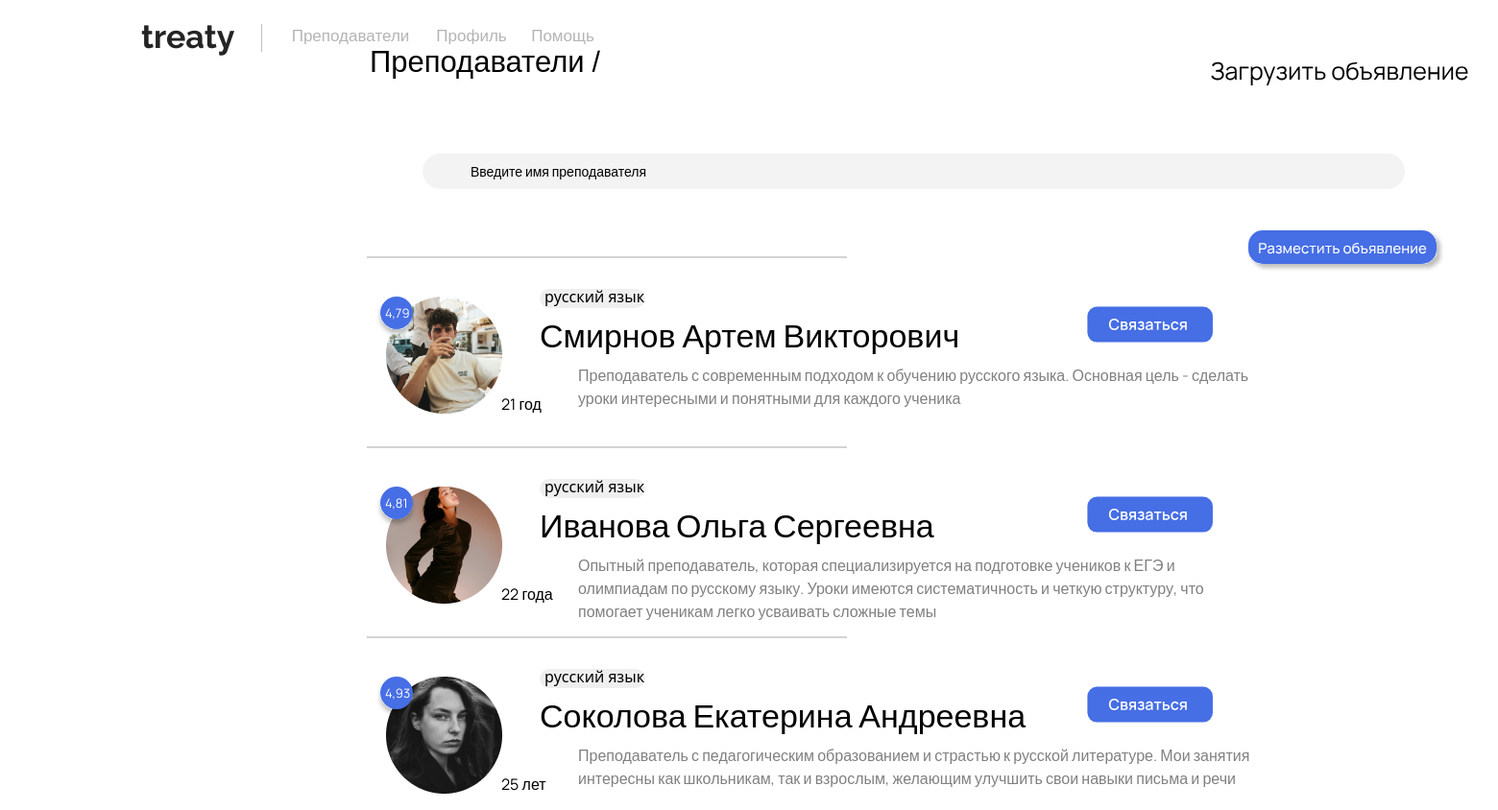
/catalog2/, run on an earlier commit of the app's database.
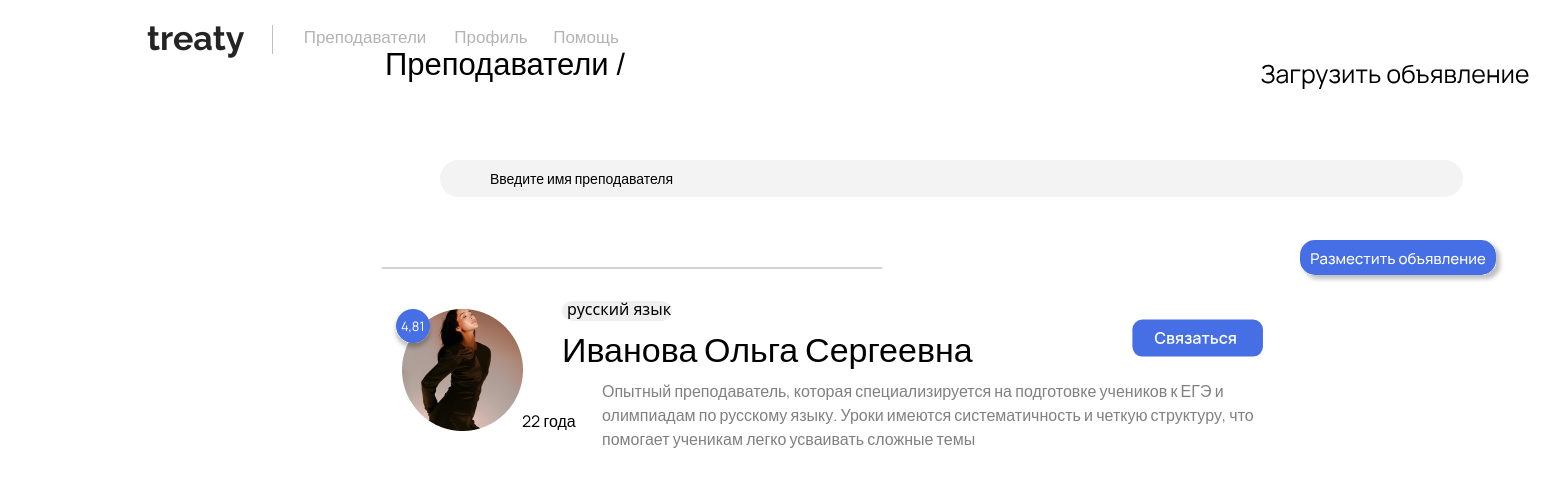
And on a later commit of the database.
### catalog2/models.py (models this page shows, shortened)
class Prepods(models.Model):
    title = models.CharField('ФИО', max_length=50)
    subject = models.CharField('Предмет', max_length=35)
    description = models.CharField('Описание', max_length=250)
    age = models.CharField('Возраст', max_length=8)
    date = models.DateTimeField('Дата публикации')
    rating = models.DecimalField('Рейтинг', max_digits=3, decimal_places=2)
    avatar = models.ImageField(upload_to='img/', verbose_name='Аватар')
    created_at = models.DateTimeField(auto_now=True)
    contact_link = models.URLField('Ссылка для связи', blank=True, null=True)
    is_approved = models.BooleanField('Одобрено', default=False)
    user = models.ForeignKey(get_user_model(), on_delete=models.CASCADE, verbose_name='Пользователь',
                             related_name='prepods')
    user = models.ForeignKey(User, on_delete=models.CASCADE, default=1)
    class Meta:
        verbose_name = 'объявление'
        verbose_name_plural = 'Каталоги'

### catalog2/views.py (the view, shortened to what this page needs)
# urls.py: path('', views.catalog2_home, name='catalog2_home'),
def catalog2_home(request):
    catalog2 = Prepods.objects.filter(is_approved=True)
    return render(request, 'catalog2/catalog2_home.html', {'catalog2': catalog2})

### catalog2/templates/catalog2/catalog2_home.html (shortened to what this page needs)
{% extends 'main/layout.html' %}
{% load static %}
{% block content %}
<img src="{% static 'main/img/upload.svg' %}" id="openModalBtn" class="upload-image-btn" style="cursor: pointer;">
<a href="/posts/"><img src="{% static 'main/img/addpost.svg' %}" class="addpostBtn" alt="post"></a>
<div class="container4">
    <p>Преподаватели /</p>
</div>
<div><input type="text" id="searchInput" placeholder="Введите имя преподавателя" class="searchM"
            onkeyup="filterSearch()"></div>
<div>
    <div id="resultsContainer">
        {% for el in catalog2 %}
        <div class="containerPrepods">
            <div class="alert">
                <div class="divider"></div>
                <h3 class="FIO">{{ el.title }}</h3>
                <p class="subject">{{ el.subject }}</p>
                <p class="desc">{{ el.description }}</p>
                <p class="age">{{ el.age }}</p>
                <p class="rating">{{ el.rating }}</p>
                <img src="{% static 'main/img/ratingEllipse.svg' %}" alt="rating" class="ratingEllipse">
                <img src="{% static 'main/img/subjectRec.svg' %}" alt="subjectRec" class="subjectRec">
                {% if el.contact_link %}
                <a href="{{ el.contact_link }}" target="_blank">
                    <img src="{% static 'main/img/button.svg' %}" alt="button" class="button">
                </a>
                {% else %}
                <p>Ссылка не указана</p>
                {% endif %}
                {% if el.avatar %}
                <img src="{{ el.avatar.url }}" alt="{{ el.title }}" style="max-width: 200px;" class="avatar">
                {% else %}
                <p>Нет изображения</p>
                {% endif %}
            </div>
        </div>
        {% endfor %}
    </div>
</div>
{% endblock %}

### main/templates/main/layout.html (shortened to what this page needs)
{% load static %}
<!doctype html>
<html lang="en">
<head>
    <link rel="stylesheet" href="https://cdn.jsdelivr.net/npm/bootstrap@5.3.3/dist/css/bootstrap.min.css">
    <link rel="stylesheet" href="https://cdnjs.cloudflare.com/ajax/libs/font-awesome/6.6.0/css/all.min.css">
    <link rel="stylesheet" href="https://cdn.jsdelivr.net/npm/@fortawesome/fontawesome-free@6.6.0/css/fontawesome.min.css">
    <link rel="stylesheet" href="{% static 'main/css/nav.css' %}">
    <link rel="stylesheet" href="{% static 'main/css/main.css' %}">
    <link rel="stylesheet" href="{% static 'main/css/reglog.css' %}">
</head>
<body>
<header>
    <div class="container-fluid">
        <div class="row align-items-center">
            <div class="headgroup">
                <div class="col-2">
                    <a href="{% url 'home' %}" style="text-decoration: none; color: inherit;">
                        <div class="headlogo">treaty</div>
                    </a>
                </div>
                <div class="col-6">
                    <a class="textprepod" href="{% url 'catalog2_home' %}" style="text-decoration: none;">Преподаватели</a>
                    <a class="texthelp" href="{% url 'help' %}" style="text-decoration: none; ">Помощь</a>
                    <a class="textfaq" href="{% url 'profile' %}" style="text-decoration: none; ">Профиль</a>
                </div>
            </div>
        </div>
    </div>
</header>
<main>
    {% block content %}
    {% endblock %}
</main>
</body>
</html>

### main/static/main/css/nav.css (style rules this page uses)
.col-2 { position: absolute; width: 96px; height: 31px; top: 8px; left: 1px; color: #242424; text-align: center; font-family: Raleway; font-size: 34px; font-style: normal; font-weight: 700; line-height: normal; transition: color 0.4s ease; }
.headlogo { position: relative; display: inline-block; }
.headlogo::after { content: ""; position: absolute; left: 50%; bottom: -5px; width: 0; height: 2px; background-color: black; transition: width 0.3s ease, left 0.3s ease, background-color 0.3s ease; }
.headgroup { position: absolute; width: 1660px; height: 40px; top: 10px; left: 146px; }
.textprepod, .textfaq, .texthelp { width: 130.0px; height: 23.0px; text-align: center; font-family: 'Manrope', sans-serif; color: #b4b4b4; font-size: 17px; position: absolute; letter-spacing: 0; line-height: normal; transition: color 0.3s ease, font-weight 0.1s ease; font-weight: normal; }
.textprepod { top: 15px; left: 154px; }
.textfaq { top: 15px; left: 280px; }
.texthelp { top: 15px; left: 375px; }
.container-fluid { background-color: #ffffff; display: flex; flex-direction: row; justify-content: center; width: 100%; }

### main/static/main/css/main.css (style rules this page uses)
body { overflow-x: hidden; }
.containerPrepods { display: flex; flex-wrap: wrap; gap: 20px; margin-left: -105px; }
.divider { width: 500px; height: 2px; background-color: #d3d3d3; margin-bottom: 10px; margin-left: 100px; }
.alert { top: 250px; left: 370px; flex: 1 1 300px; margin: 0; }
.avatar { margin-top: 40px; display: block; margin-left: 120px; }
.FIO { position: absolute; margin-top: 50px; margin-left: 280px; color: black; font-size: 34px; font-family: 'Manrope', sans-serif; font-weight: 500; }
.desc { position: absolute; color: grey; font-family: 'Manrope', sans-serif; max-width: 700px; margin-top: 100px; margin-left: 320px; }
.ratingEllipse { position: absolute; margin-left: 110px; margin-top: 30px; }
.rating { position: absolute; color: white; font-family: 'Manrope', sans-serif; font-size: 13px; z-index: 1; margin-left: 119px; margin-top: 38px; }
.age { position: absolute; color: black; font-family: 'Manrope', sans-serif; margin-top: 130px; margin-left: 240px; }
.subject { position: absolute; color: black; margin-left: 285px; margin-top: 18px; z-index: 2; }
.subjectRec { position: absolute; margin-left: 280px; margin-top: 22px; z-index: 1; }
.button { position: absolute; margin-left: 850px; margin-top: 40px; }
.container4 { position: absolute; color: black; font-family: 'Manrope', sans-serif; font-weight: 400; margin-left: 385px; margin-top: 40px; font-size: 31px; }
.searchM { position: absolute; width: 1023px; height: 37px; border: none; background-color: #f3f3f3; margin-left: 440px; border-radius: 20px; margin-top: 160px; font-size: 14px; font-family: 'Manrope', sans-serif; color: black; padding-right: 20px; padding-left: 50px; }
.searchM::placeholder { position: absolute; color: black; margin-left: 0px; opacity: 1; transition: opacity 0.3s ease; }
.upload-image-btn { display: block; cursor: pointer; margin-left: 1250px; margin-top: 50px; position: absolute; }
.addpostBtn { position: absolute; margin-left: 1300px; margin-top: 240px; }

### main/static/main/css/reglog.css (style rules this page uses)
body { background-color: #ffffff !important; overflow-x: hidden; }

What changed in the data, as far as the page shows it:
removed Prepods: title "Смирнов Артем Викторович", subject "русский язык", description "Преподаватель с современным подходом к обучению русского языка. Основная цель - сделать уроки интересными и понятными для каждого ученика", age "21 год", rating "4,79", avatar (picture)
removed Prepods: title "Соколова Екатерина Андреевна", subject "русский язык", description "Преподаватель с педагогическим образованием и страстью к русской литературе. Мои занятия интересны как школьникам, так и взрослым, желающим улучшить свои навыки письма и речи", age "25 лет", rating "4,93", avatar (picture)
